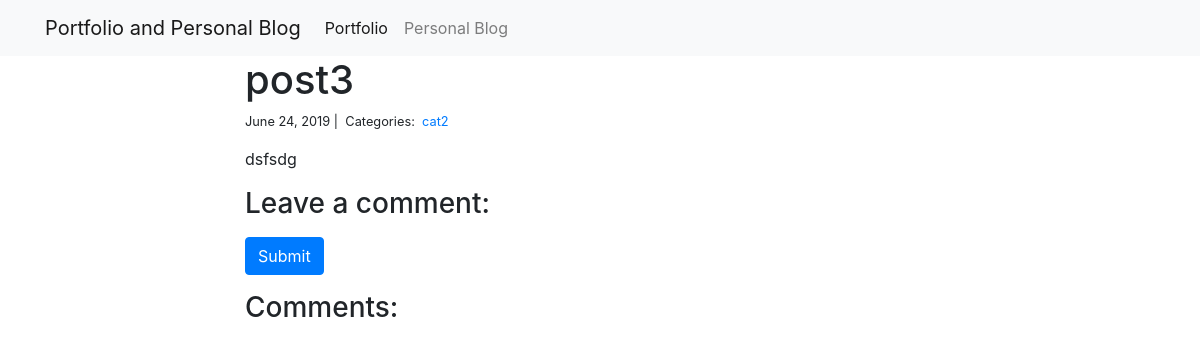
Before: /pblog/3/ with the older database file.
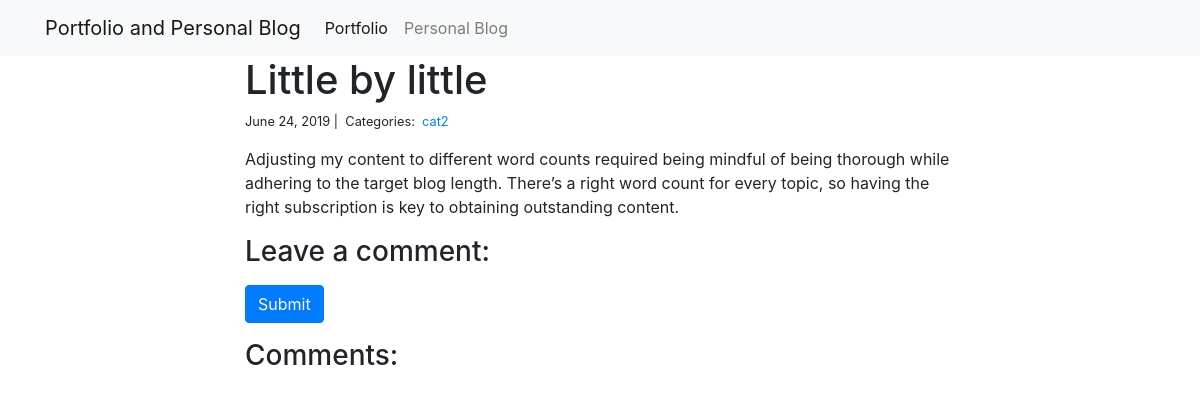
After: the same page with the newer database file.
### pblog/models.py (models this page shows, shortened)
class Post(models.Model):
    title = models.CharField(max_length=255)
    body = models.TextField()
    created_on = models.DateTimeField(auto_now_add=True)
    last_modified = models.DateTimeField(auto_now=True)
    categories = models.ManyToManyField('Category', related_name='posts')

### pblog/views.py (the view, shortened to what this page needs)
# urls.py: path('<int:pk>/', views.DetailView.as_view(), name='detail'),
class DetailView(generic.DetailView):
    model = Post
    template_name = 'pblog/detail.html'
    context_object_name = 'post'

### pblog/templates/pblog/detail.html (shortened to what this page needs)
{% extends "base.html" %}
{% block page_content %}
<div class="col-md-8 offset-md-2">
    <h1>{{ post.title }}</h1>
    <small>
        {{ post.created_on.date }} |&nbsp;
        Categories:&nbsp;
        {% for category in post.categories.all %}
        <a href="{% url 'pblog:category' category.name %}">
            {{ category.name }}
        </a>&nbsp;
        {% endfor %}
    </small>
    <p>{{ post.body | linebreaks }}</p>
    <h3>Leave a comment:</h3>
    <form action="/pblog/{{ post.pk }}/" method="post">
        <button type="submit" class="btn btn-primary">Submit</button>
    </form>
    <h3>Comments:</h3>
</div>
{% endblock %}

Changed rows visible on the page:
changed Post: title "post3" → "Little by little"; body "dsfsdg" → "Adjusting my content to different word counts required being mindful of being thorough while adhering to the target blog length. There’s a right word count for every topic, so having the right subscription is key to obtaining outstanding content."
